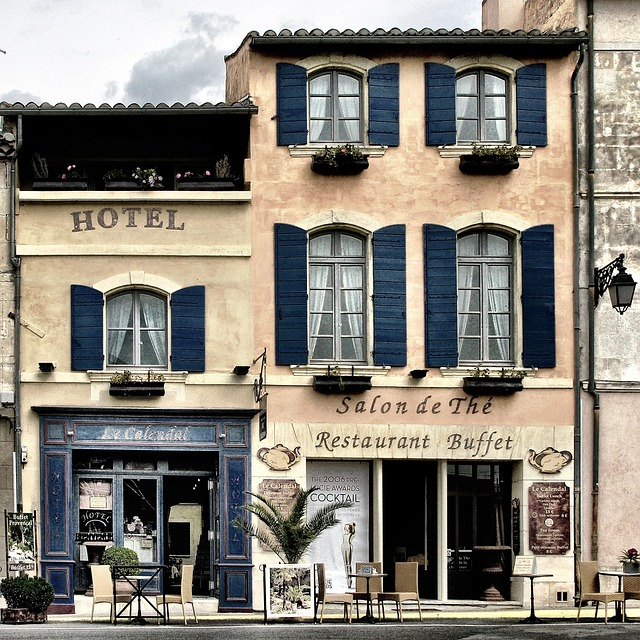
#> input picture 大三_Junior/Intro_to_Image_Processing/HW1/building.jpg, 640 x 640 px
$ python 110550085.py
#> lines starting #> are read from the running program, lines starting #| are printed output that depends on the picture
import numpy as np
import matplotlib.pyplot as plt
import pandas as pd
import cv2

# Read the image
image = cv2.imread('building.jpg')
#> image is the input picture: shape (640, 640, 3); mean B, G, R 120.9, 131, 136.4

cv2.imshow('Original Image', image)
cv2.waitKey(0)
cv2.destroyAllWindows()

# Use Nearest Neighbor Interpolation to turn the image by 30 degrees
def Nearest_Neighbor_Turn(image, angle):
#> called with angle = -30
    angle = np.deg2rad(angle)
    height, width = image.shape[:2]
#> height = 640; width = 640
    new_image = np.zeros((height, width, 3), dtype=np.uint8)
    for i in range(height):
        for j in range(width):
            # Rotate by applying the inverse rotation
            x = ((i - height / 2) * np.cos(angle) + (j - width / 2) * np.sin(angle) + height / 2)
            y = (-(i - height / 2) * np.sin(angle) + (j - width / 2) * np.cos(angle) + width / 2)


            if x >= 0 and x < height and y >= 0 and y < width:
                new_image[i, j] = image[int(x), int(y)]
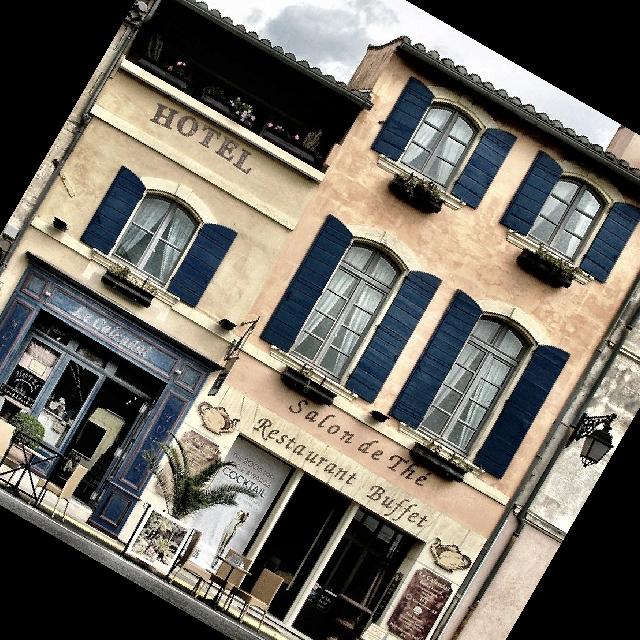
#> new_image: shape (640, 640, 3); mean B, G, R 97.8, 106.4, 111
    return new_image

rotated_image = Nearest_Neighbor_Turn(image, -30)

cv2.imshow('Rotated Image', rotated_image)
cv2.imwrite('output_0.png', rotated_image)
cv2.waitKey(0)
cv2.destroyAllWindows()

# Use Bilinear Interpolation to turn the image by 30 degrees

def Bilinear_Turn(image, angle):
#> called with angle = -30
    angle = np.deg2rad(angle)
    height, width = image.shape[:2]
#> height = 640; width = 640
    new_image = np.zeros((height, width, 3), dtype=np.uint8)
    for i in range(height):
        for j in range(width):
            # Rotate by applying the inverse rotation
            x = ((i - height / 2) * np.cos(angle) + (j - width / 2) * np.sin(angle) + height / 2)
            y = (-(i - height / 2) * np.sin(angle) + (j - width / 2) * np.cos(angle) + width / 2)

            # Bilinear Interpolation
            if x >= 0 and x < height and y >= 0 and y < width:
                x1, y1 = int(x), int(y)
                x2, y2 = x1 + 1, y1 + 1
                if x2 < height and y2 < width:
                    x_diff, y_diff = x - x1, y - y1
                    new_image[i, j] = (1 - x_diff) * (1 - y_diff) * image[x1, y1] + (1 - x_diff) * y_diff * image[x1, y2] + x_diff * (1 - y_diff) * image[x2, y1] + x_diff * y_diff * image[x2, y2]
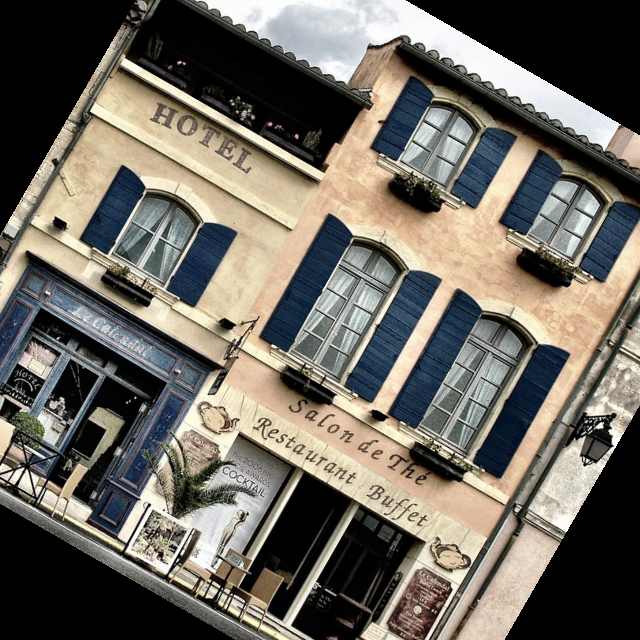
#> new_image: shape (640, 640, 3); mean B, G, R 97.1, 105.8, 110.3
    return new_image

rotated_image = Bilinear_Turn(image, -30)

cv2.imshow('Bilinear Rotated Image', rotated_image)
cv2.imwrite('output_1.png', rotated_image)
cv2.waitKey(0)
cv2.destroyAllWindows()

# Use Bicubic Interpolation to turn the image by 30 degrees

def Bicubic_Turn(image, angle):
#> called with angle = -30
    angle = np.deg2rad(angle)
    height, width = image.shape[:2]
#> height = 640; width = 640
    new_image = np.zeros((height, width, 3), dtype=np.uint8)

    for i in range(height):
        for j in range(width):

            # Rotate by applying the inverse rotation
            x = ((i - height / 2) * np.cos(angle) + (j - width / 2) * np.sin(angle) + height / 2)
            y = (-(i - height / 2) * np.sin(angle) + (j - width / 2) * np.cos(angle) + width / 2)

            if x >= 1 and x < height-2 and y >= 1 and y < width-2:
                for channel in range(3):

                    xt0 = int(x) - 1
                    xt1 = int(x)
                    xt2 = int(x) + 1
                    xt3 = int(x) + 2
                    yt0 = int(y) - 1
                    yt1 = int(y)
                    yt2 = int(y) + 1
                    yt3 = int(y) + 2
                    p00 = image[xt0, yt0, channel].astype(np.int32)
                    p01 = image[xt0, yt1, channel].astype(np.int32)
                    p02 = image[xt0, yt2, channel].astype(np.int32)
                    p03 = image[xt0, yt3, channel].astype(np.int32)
                    p10 = image[xt1, yt0, channel].astype(np.int32)
                    p11 = image[xt1, yt1, channel].astype(np.int32)
                    p12 = image[xt1, yt2, channel].astype(np.int32)
                    p13 = image[xt1, yt3, channel].astype(np.int32)
                    p20 = image[xt2, yt0, channel].astype(np.int32)
                    p21 = image[xt2, yt1, channel].astype(np.int32)
                    p22 = image[xt2, yt2, channel].astype(np.int32)
                    p23 = image[xt2, yt3, channel].astype(np.int32)
                    p30 = image[xt3, yt0, channel].astype(np.int32)
                    p31 = image[xt3, yt1, channel].astype(np.int32)
                    p32 = image[xt3, yt2, channel].astype(np.int32)
                    p33 = image[xt3, yt3, channel].astype(np.int32)

                    a = -1/2*p00 + 3/2*p01 - 3/2*p02 + 1/2*p03
                    b = p00 - 5/2*p01 + 2*p02 - 1/2*p03
                    c = -1/2*p00 + 1/2*p02
                    d = p01

                    x0 = a*(y-np.floor(y))**3 + b*(y-np.floor(y))**2 + c*(y-np.floor(y)) + d

                    a = -1/2*p10 + 3/2*p11 - 3/2*p12 + 1/2*p13
                    b = p10 - 5/2*p11 + 2*p12 - 1/2*p13
                    c = -1/2*p10 + 1/2*p12
                    d = p11

                    x1 = a*(y-np.floor(y))**3 + b*(y-np.floor(y))**2 + c*(y-np.floor(y)) + d

                    a = -1/2*p20 + 3/2*p21 - 3/2*p22 + 1/2*p23
                    b = p20 - 5/2*p21 + 2*p22 - 1/2*p23
                    c = -1/2*p20 + 1/2*p22
                    d = p21

                    x2 = a*(y-np.floor(y))**3 + b*(y-np.floor(y))**2 + c*(y-np.floor(y)) + d

                    a = -1/2*p30 + 3/2*p31 - 3/2*p32 + 1/2*p33
                    b = p30 - 5/2*p31 + 2*p32 - 1/2*p33
                    c = -1/2*p30 + 1/2*p32
                    d = p31

                    x3 = a*(y-np.floor(y))**3 + b*(y-np.floor(y))**2 + c*(y-np.floor(y)) + d

                    a = -1/2*x0 + 3/2*x1 - 3/2*x2 + 1/2*x3
                    b = x0 - 5/2*x1 + 2*x2 - 1/2*x3
                    c = -1/2*x0 + 1/2*x2
                    d = x1


                    fin = a*(x-np.floor(x))**3 + b*(x-np.floor(x))**2 + c*(x-np.floor(x)) + d
                    if(fin < 0):
                        fin = 0
                    if(fin > 255):
                        fin = 255
                    new_image[i, j, channel] = fin


                    print(i, j, channel, x0, x1, x2, x3, new_image[i, j, channel])
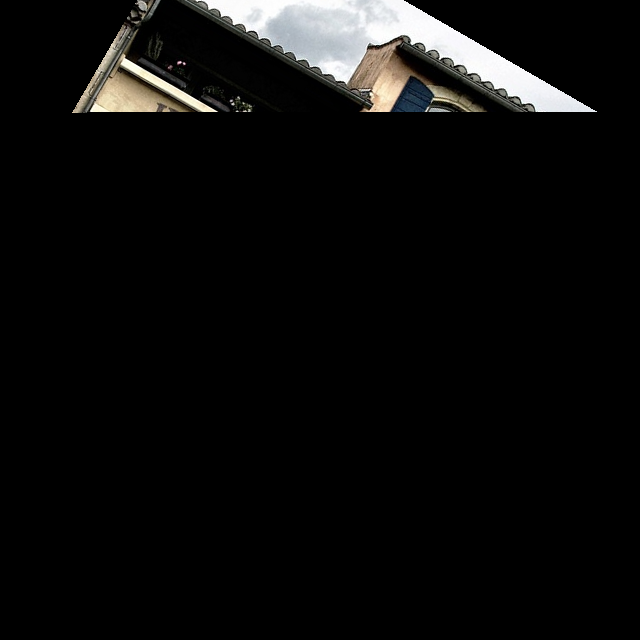
#> new_image: shape (640, 640, 3); mean B, G, R 12.2, 12.7, 12.9


    return new_image

#> (the run stopped early here; a loop or call above may not have finished)
